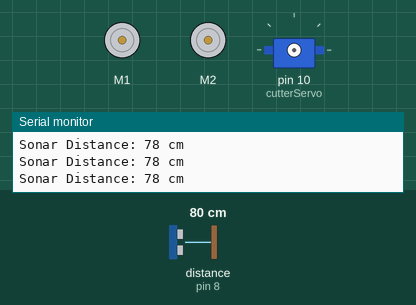
Recording of a sketch running on a simulated Arduino Uno, built with avr-gcc and run on an emulated ATmega328P. On the bench: 2 × DC motor (green arrow = forward, orange = backward, longer = faster), servo, the last lines printed to the serial monitor. Wiring (inferred from the names in the program): ultrasonic range finder: trigger pin 7; echo pin 8. The inputs (shaded band) are chosen by the test bench; at power-on: distance to the obstacle (sensor on pin 8) 80 cm. The echo pulse lasts 58.3 µs per cm.

Above: at 1.2 s.
1.3 s: distance to the obstacle (sensor on pin 8) set to 23 cm
2.8 s: distance to the obstacle (sensor on pin 8) set to 19 cm
At 3.2 s:
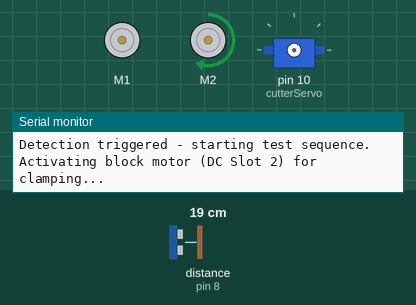
At 7.1 s:
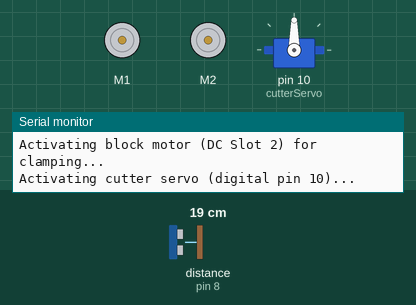
Timing chart, 0 to 33.7 s (numbered marks = the images above; inputs shaded):
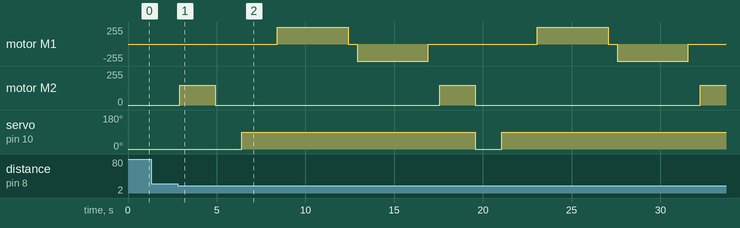

Measured:
- the behaviour switches between 22 and 21 cm on distance to the obstacle (sensor on pin 8) (found by bisection; images 0 and 1)
- after the input at 2.8 s, motor M1: stopped → forward 255/255 after 5.6 s, → stopped 4.0 s later, → backward 255/255 0.50 s later, → stopped 4.0 s later, … (8 changes in this stretch); motor M2: alternates forward 150/255 for 2.0 s and stopped for 12.7 s, starting after 0.11 s

The sketch:

test.ino
```cpp
#include <AFMotor.h>   // Original Adafruit Motor Shield v1 library
#include <Servo.h>
#include <Arduino.h>

// ----------------- Sonar Sensor Setup -----------------
// Using pin 7 for trigger and pin 8 for echo.
const int sonarTrigPin = 7;
const int sonarEchoPin = 8;
const int sonarThreshold = 20; // in centimeters

int readSonarDistance() {
  digitalWrite(sonarTrigPin, LOW);
  delayMicroseconds(2);
  digitalWrite(sonarTrigPin, HIGH);
  delayMicroseconds(10);
  digitalWrite(sonarTrigPin, LOW);
  long duration = pulseIn(sonarEchoPin, HIGH, 30000); // timeout after 30ms
  int distance = duration * 0.034 / 2;
  return distance;
}

// ----------------- Motor and Servo Setup -----------------
// DC Motor for tube extension: connected to Motor Shield DC Slot 1.
AF_DCMotor tubeMotor(1, MOTOR12_64KHZ);
// DC Motor for receipt blocking: connected to Motor Shield DC Slot 2.
AF_DCMotor blockMotor(2, MOTOR12_64KHZ);
// Cutter Servo: located in the shield's servo slot 1, wired to digital pin 10.
Servo cutterServo;

// ----------------- State Machine Definition -----------------
enum State {
  WAITING,
  TEST
};
State currentState = WAITING;

void setup() {
  Serial.begin(9600);
  Serial.println("Test code starting (AFMotor + Servo + Sonar).");

  // Setup sonar sensor pins.
  pinMode(sonarTrigPin, OUTPUT);
  pinMode(sonarEchoPin, INPUT);

  // Set motor speeds.
  tubeMotor.setSpeed(255);  // Maximum speed for tube extension
  blockMotor.setSpeed(150); // Adjust for proper blocking force
}

void loop() {
  if (currentState == WAITING) {
    int distance = readSonarDistance();
    Serial.print("Sonar Distance: ");
    Serial.print(distance);
    Serial.println(" cm");

    // If an object is detected within the threshold (and nonzero), start test.
    if (distance > 0 && distance <= sonarThreshold) {
      Serial.println("Detection triggered - starting test sequence.");
      currentState = TEST;
    }
    delay(100); // Short delay between readings
  }
  else if (currentState == TEST) {
    // --- Blocker DC Motor Test ---
    Serial.println("Activating block motor (DC Slot 2) for clamping...");
    blockMotor.run(FORWARD);
    delay(2000); // Run for 2 seconds to simulate clamping
    blockMotor.run(RELEASE);

    // --- Cutter Servo Test ---
    Serial.println("Activating cutter servo (digital pin 10)...");
    cutterServo.attach(10);  // Attach the servo when needed
    cutterServo.write(0);    // Start at 0°
    delay(1500);
    cutterServo.write(90);   // Move to 90° (cutting motion)
    delay(1500);
    cutterServo.detach();    // Detach to free Timer1, etc.
    delay(500);              // Allow a short settling time

    // --- Tube Motor Test ---
    Serial.println("Extending tube (DC Slot 1)...");
    tubeMotor.run(FORWARD);
    delay(4000); // Run forward for 4 seconds (extension)
    tubeMotor.run(RELEASE);
    delay(500);
    Serial.println("Retracting tube (DC Slot 1)...");
    tubeMotor.run(BACKWARD);
    delay(4000); // Run in reverse for 4 seconds (retraction)
    tubeMotor.run(RELEASE);
    delay(500);

    Serial.println("Test sequence complete. Returning to WAITING state.\n");
    currentState = WAITING;
  }
}
```
